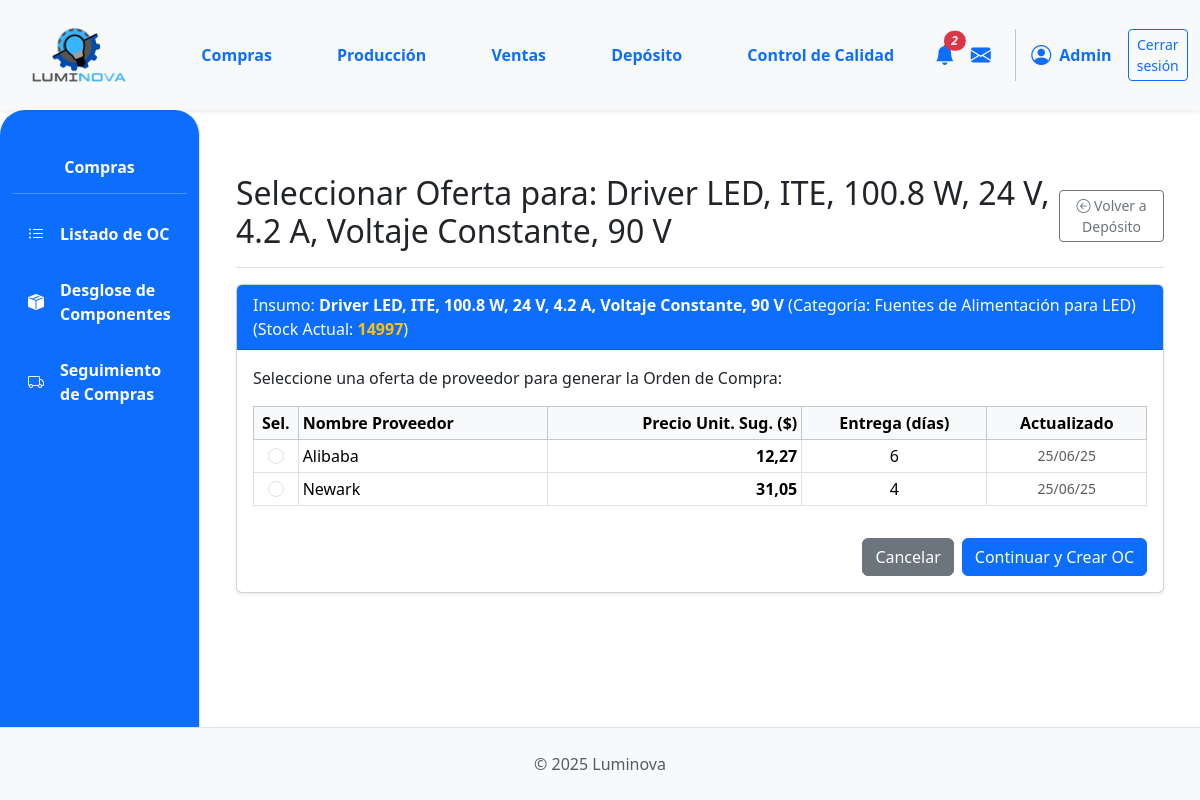
The app's page /compras/compras/orden/seleccionar-proveedor/insumo/37/ (signed in) with its own data.
### App_LUMINOVA/models.py (models this page shows, shortened)
class Insumo(models.Model):
    descripcion = models.CharField(max_length=255)
    categoria = models.ForeignKey(
        CategoriaInsumo, on_delete=models.PROTECT, related_name="insumos"
    )
    fabricante = models.ForeignKey(
        Fabricante,
        on_delete=models.SET_NULL,
        null=True,
        blank=True,
        related_name="insumos_fabricados",
    )
    imagen = models.ImageField(null=True, blank=True, upload_to="insumos/")
    stock = models.IntegerField(default=0)
    cantidad_en_pedido = models.PositiveIntegerField(
        default=0, verbose_name="Cantidad en Pedido", blank=True, null=True
    )

class CategoriaInsumo(models.Model):
    nombre = models.CharField(
        max_length=100, unique=True, verbose_name="Nombre Categoría Insumo"
    )
    imagen = models.ImageField(upload_to="categorias_insumos/", null=True, blank=True)
    class Meta:
        verbose_name = "Categoría de Insumo"
        verbose_name_plural = "Categorías de Insumos"

class OfertaProveedor(models.Model):
    insumo = models.ForeignKey(
        Insumo, on_delete=models.CASCADE, related_name="ofertas_de_proveedores"
    )
    proveedor = models.ForeignKey(
        Proveedor, on_delete=models.CASCADE, related_name="provee_insumos"
    )
    precio_unitario_compra = models.DecimalField(
        max_digits=10, decimal_places=2, verbose_name="Precio de Compra Unitario"
    )
    tiempo_entrega_estimado_dias = models.IntegerField(
        default=0, verbose_name="Tiempo de Entrega Estimado (días)"
    )
    fecha_actualizacion_precio = models.DateTimeField(
        default=timezone.now, verbose_name="Última Actualización del Precio"
    )
    class Meta:
        unique_together = (
            "insumo",
            "proveedor",
        )
        verbose_name = "Oferta de Proveedor por Insumo"
        verbose_name_plural = "Ofertas de Proveedores por Insumos"
        ordering = ["insumo__descripcion", "proveedor__nombre"]

class Proveedor(models.Model):
    nombre = models.CharField(max_length=100, unique=True)
    contacto = models.CharField(max_length=100, blank=True)
    telefono = models.CharField(max_length=25, blank=True)
    email = models.EmailField(blank=True, null=True)

### App_LUMINOVA/views.py (the view, shortened to what this page needs)
@login_required
def compras_seleccionar_proveedor_para_insumo_view(request, insumo_id):
    insumo_objetivo = get_object_or_404(
        Insumo.objects.select_related("categoria"), id=insumo_id
    )
    logger.info(
        f"Seleccionando proveedor para insumo: {insumo_objetivo.descripcion} (ID: {insumo_id})"
    )
    ofertas = (
        OfertaProveedor.objects.filter(insumo_id=insumo_id)
        .select_related("proveedor")
        .order_by("precio_unitario_compra", "tiempo_entrega_estimado_dias")
    )
    insumo_objetivo = get_object_or_404(
        Insumo, id=insumo_id
    )  # Necesario para el contexto GET
    proveedores_fallback = []
    if not ofertas.exists():
        proveedores_fallback = Proveedor.objects.all().order_by("nombre")[:5]
    UMBRAL_STOCK_BAJO_INSUMOS = 15000
    context = {
        "insumo_objetivo": insumo_objetivo,
        "ofertas_proveedores": ofertas,
        "proveedores_fallback": proveedores_fallback,
        "titulo_seccion": f"Seleccionar Oferta para: {insumo_objetivo.descripcion}",
        "umbral_stock_bajo": UMBRAL_STOCK_BAJO_INSUMOS,
    }
    return render(request, "compras/compras_seleccionar_proveedor.html", context)

### App_LUMINOVA/templates/compras/compras_seleccionar_proveedor.html (shortened to what this page needs)
{% extends 'padre.html' %}
{% load static %}
{% load django_bootstrap5 %}
{% block sidebar_content %}
    {% include 'compras/compras_sidebar.html' %}
{% endblock %}
{% block content %}
<div class="container mt-4">
    <div class="d-flex justify-content-between flex-wrap flex-md-nowrap align-items-center pt-3 pb-2 mb-3 border-bottom">
        <h1 class="h2">{{ titulo_seccion }}</h1>
        <a href="{% url 'App_LUMINOVA:deposito_view' %}" class="btn btn-outline-secondary btn-sm">
            <i class="bi bi-arrow-left-circle"></i> Volver a Depósito
        </a>
    </div>
    <div class="card shadow-sm">
        <div class="card-header bg-primary text-white">
            Insumo: <strong>{{ insumo_objetivo.descripcion }}</strong>
            (Categoría: {{ insumo_objetivo.categoria.nombre }})
            (Stock Actual: <span class="fw-bold {% if insumo_objetivo.stock < umbral_stock_bajo %}text-warning{% else %}text-white{% endif %}">{{ insumo_objetivo.stock }}</span>)
        </div>
        <div class="card-body">
            {% if ofertas_proveedores or proveedores_fallback %}
            <p>Seleccione una oferta de proveedor para generar la Orden de Compra:</p>
            <form method="POST" action="{% url 'App_LUMINOVA:compras_seleccionar_proveedor_para_insumo' insumo_id=insumo_objetivo.id %}">
                <div class="table-responsive">
                    <table class="table table-hover table-bordered table-sm">
                        <thead class="table-light">
                            <tr>
                                <th style="width: 5%;" class="text-center">Sel.</th>
                                <th>Nombre Proveedor</th>
                                <th class="text-end">Precio Unit. Sug. ($)</th>
                                <th class="text-center">Entrega (días)</th>
                                <th class="text-center">Actualizado</th>
                            </tr>
                        </thead>
                        <tbody>
                            {% for oferta in ofertas_proveedores %}
                            <tr>
                                <td class="text-center align-middle">
                                    <input class="form-check-input" type="radio" name="oferta_proveedor_id"
                                           value="{{ oferta.id }}"
                                           id="oferta_{{ oferta.id }}" required>
                                </td>
                                <td class="align-middle">
                                    <label for="oferta_{{ oferta.id }}">{{ oferta.proveedor.nombre }}</label>
                                </td>
                                <td class="text-end align-middle fw-bold">{{ oferta.precio_unitario_compra|floatformat:2 }}</td>
                                <td class="text-center align-middle">{{ oferta.tiempo_entrega_estimado_dias }}</td>
                                <td class="text-center align-middle small text-muted">{{ oferta.fecha_actualizacion_precio|date:"d/m/y" }}</td>
                            </tr>
                            {% endfor %}
                        </tbody>
                    </table>
                </div>
                <div class="mt-3 d-flex justify-content-end">
                    <a href="{% url 'App_LUMINOVA:compras_desglose' %}" class="btn btn-secondary me-2">Cancelar</a>
                    <button type="submit" class="btn btn-primary">
                        Continuar y Crear OC
                    </button>
                </div>
            </form>
            {% endif %}
        </div>
    </div>
</div>
{% endblock %}

### App_LUMINOVA/templates/shared/header.html (shortened to what this page needs)
{% load static %}
<header>
    <nav class="navbar navbar-expand-lg navbar-light bg-light shadow-sm p-0">
        <div class="container-fluid d-flex align-items-center">
            <div class="col-md-3 col-lg-1">
                <a class="navbar-brand d-flex align-items-center ms-3" href="{% url 'App_LUMINOVA:dashboard' %}">
                    <img src="{% static 'img/logo.png' %}" alt="Luminova Logo" height="100" width="100" class="d-inline-block align-text-top me-2">
                </a>
            </div>
            <div class="collapse navbar-collapse" id="navbarContent" style="padding-left: 5%;">
                <ul class="navbar-nav mb-2 mb-lg-0 d-flex justify-content-around w-100">
                    <li class="nav-item"><a class="nav-link text-primary fw-bold" href="{% url 'App_LUMINOVA:compras_lista_oc' %} ">Compras</a></li>
                    <li class="nav-item"><a class="nav-link text-primary fw-bold" href="{% url 'App_LUMINOVA:produccion_principal' %}">Producción</a></li>
                    <li class="nav-item"><a class="nav-link text-primary fw-bold" href="{% url 'App_LUMINOVA:ventas_lista_ov' %}">Ventas</a></li>
                    <li class="nav-item"><a class="nav-link text-primary fw-bold" href="{% url 'App_LUMINOVA:deposito_view' %}">Depósito</a></li>
                    <li class="nav-item"><a class="nav-link text-primary fw-bold" href="{% url 'App_LUMINOVA:control_calidad_view' %}">Control de Calidad</a></li>
                </ul>
                <div class="navbar-nav ms-auto d-flex flex-row align-items-center">
                    {% if user.is_authenticated %}
                        <div class="nav-item dropdown">
                            <a class="nav-link px-2" href="#" role="button" data-bs-toggle="dropdown" aria-expanded="false" title="Notificaciones">
                                <i class="bi bi-bell-fill fs-5 position-relative text-primary">
                                    {% if total_notificaciones > 0 %}
                                    <span class="position-absolute top-0 start-100 translate-middle badge rounded-pill bg-danger" style="font-size: 0.6em;">{{ total_notificaciones }}</span>
                                    {% endif %}
                                </i>
                            </a>
                        </div>
                        <div class="nav-item">
                             <a class="nav-link px-2" href="#" title="Mensajes"><i class="bi bi-envelope-fill fs-5 text-primary"></i></a>
                        </div>
                        <div class="nav-item d-flex align-items-center">
                             <i class="bi bi-person-circle fs-5 text-primary"></i>
                             <span class="ms-2 fw-bold text-primary">{{ user.first_name|default:user.username|capfirst }}</span>
                        </div>
                        <div class="nav-item ms-3">
                            <a class="btn btn-outline-primary btn-sm" href="{% url 'App_LUMINOVA:logout' %}">Cerrar sesión</a>
                        </div>
                    {% endif %}
                </div>
            </div>
        </div>
    </nav>
</header>

### App_LUMINOVA/static/css/custom.css (style rules this page uses)
html, body { height: 100%; margin: 0; }
body { display: flex; flex-direction: column; min-height: 100vh; }
.card { display: flex; flex-direction: column; height: 100%; }
.card-body { flex-grow: 1; display: flex; flex-direction: column; justify-content: space-between; }

### records on screen
Insumo: descripcion "Driver LED, ITE, 100.8 W, 24 V, 4.2 A, Voltaje Constante, 90 V", categoria.nombre "Fuentes de Alimentación para LED", stock "14997"
OfertaProveedor: proveedor.nombre "Alibaba", precio_unitario_compra "12,27", tiempo_entrega_estimado_dias "6", fecha_actualizacion_precio "25/06/25"
OfertaProveedor: proveedor.nombre "Newark", precio_unitario_compra "31,05", tiempo_entrega_estimado_dias "4", fecha_actualizacion_precio "25/06/25"

### other values on screen
{{ total_notificaciones }} "2"
{{ user.first_name|default:user.username|capfirst }} "Admin"
{{ titulo_seccion }} "Seleccionar Oferta para: Driver LED, ITE, 100.8 W, 24 V, 4.2 A, Voltaje Constante, 90 V"
